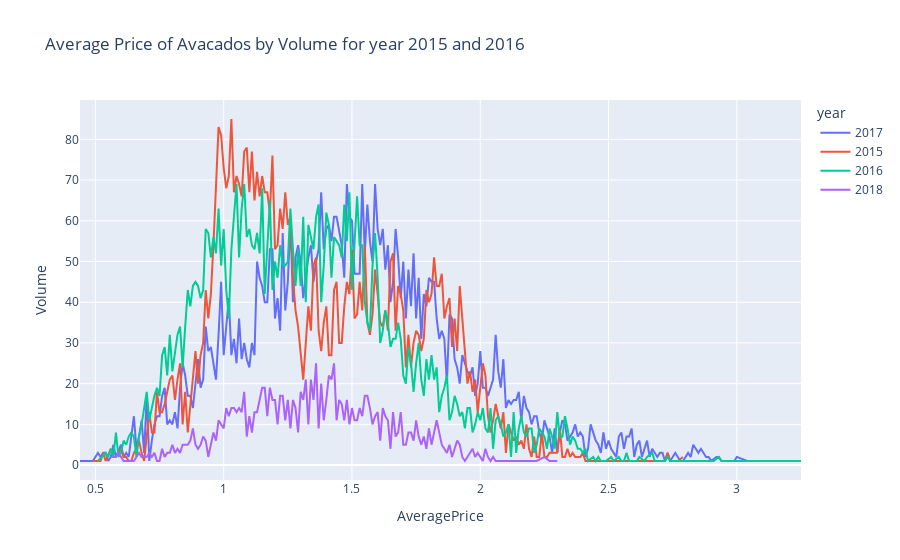

Notebook source saved alongside this figure:
### Markdown cell above
## MultiVeriate Analysis

### Code cell
import plotly.express as px
data=df.groupby(['AveragePrice','year']).apply(lambda x:x['Total Volume'].count()).reset_index(name='Volume')
px.line(data,x='AveragePrice',y='Volume',color='year',title='Average Price of Avacados by Volume for year 2015 and 2016  ')

### Figure 1 — Plotly figure (JSON) as saved in the notebook; plotly's stock layout.template omitted (floating-point values rounded to 4 significant figures; data arrays with more than 128 entries replaced by an {"elided": "..."} marker saying what was removed)
{"data": [{"hovertemplate": "year=2017<br>AveragePrice=%{x}<br>Volume=%{y}<extra></extra>", "legendgroup": "2017", "line": {"color": "#636efa", "dash": "solid"}, "marker": {"symbol": "circle"}, "mode": "lines", "name": "2017", "orientation": "v", "showlegend": true, "type": "scatter", "x": {"elided": "253 float values"}, "xaxis": "x", "y": {"elided": "253 int values"}, "yaxis": "y"}, {"hovertemplate": "year=2015<br>AveragePrice=%{x}<br>Volume=%{y}<extra></extra>", "legendgroup": "2015", "line": {"color": "#EF553B", "dash": "solid"}, "marker": {"symbol": "circle"}, "mode": "lines", "name": "2015", "orientation": "v", "showlegend": true, "type": "scatter", "x": {"elided": "203 float values"}, "xaxis": "x", "y": {"elided": "203 int values"}, "yaxis": "y"}, {"hovertemplate": "year=2016<br>AveragePrice=%{x}<br>Volume=%{y}<extra></extra>", "legendgroup": "2016", "line": {"color": "#00cc96", "dash": "solid"}, "marker": {"symbol": "circle"}, "mode": "lines", "name": "2016", "orientation": "v", "showlegend": true, "type": "scatter", "x": {"elided": "225 float values"}, "xaxis": "x", "y": {"elided": "225 int values"}, "yaxis": "y"}, {"hovertemplate": "year=2018<br>AveragePrice=%{x}<br>Volume=%{y}<extra></extra>", "legendgroup": "2018", "line": {"color": "#ab63fa", "dash": "solid"}, "marker": {"symbol": "circle"}, "mode": "lines", "name": "2018", "orientation": "v", "showlegend": true, "type": "scatter", "x": {"elided": "154 float values"}, "xaxis": "x", "y": {"elided": "154 int values"}, "yaxis": "y"}], "layout": {"legend": {"title": {"text": "year"}, "tracegroupgap": 0}, "title": {"text": "Average Price of Avacados by Volume for year 2015 and 2016  "}, "xaxis": {"anchor": "y", "domain": [0, 1], "title": {"text": "AveragePrice"}}, "yaxis": {"anchor": "x", "domain": [0, 1], "title": {"text": "Volume"}}}}
